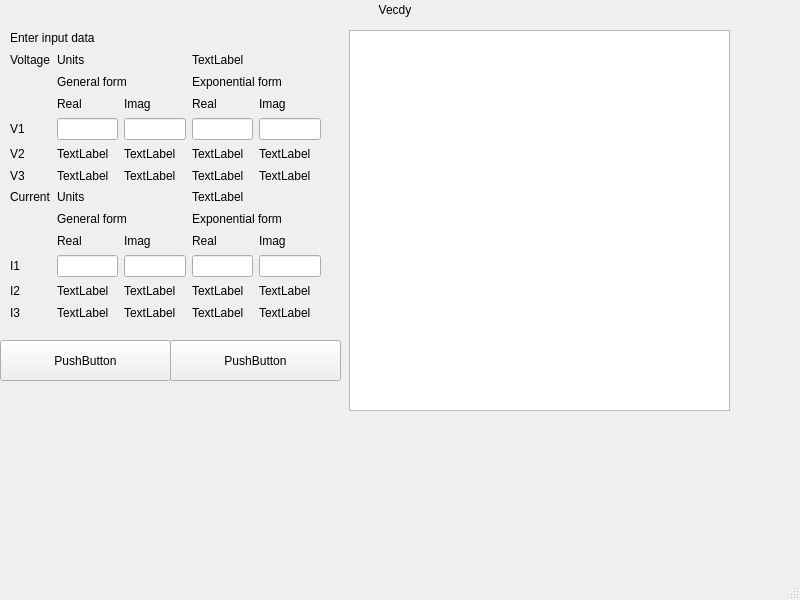
<?xml version="1.0" encoding="UTF-8"?>
<ui version="4.0">
 <class>MainWindow</class>
 <widget class="QMainWindow" name="MainWindow">
  <property name="geometry">
   <rect>
    <x>0</x>
    <y>0</y>
    <width>800</width>
    <height>600</height>
   </rect>
  </property>
  <property name="windowTitle">
   <string>MainWindow</string>
  </property>
  <widget class="QWidget" name="centralwidget">
   <widget class="QLabel" name="VecdyLabel">
    <property name="geometry">
     <rect>
      <x>340</x>
      <y>0</y>
      <width>110</width>
      <height>20</height>
     </rect>
    </property>
    <property name="text">
     <string>Vecdy</string>
    </property>
    <property name="alignment">
     <set>Qt::AlignCenter</set>
    </property>
   </widget>
   <widget class="QWidget" name="gridLayoutWidget">
    <property name="geometry">
     <rect>
      <x>10</x>
      <y>30</y>
      <width>311</width>
      <height>291</height>
     </rect>
    </property>
    <layout class="QGridLayout" name="gridLayout">
     <item row="3" column="2">
      <widget class="QLabel" name="ImagVoltageGenLabel">
       <property name="text">
        <string>Imag</string>
       </property>
      </widget>
     </item>
     <item row="9" column="3">
      <widget class="QLabel" name="RealCurrentExpLabel">
       <property name="text">
        <string>Real</string>
       </property>
      </widget>
     </item>
     <item row="4" column="0">
      <widget class="QLabel" name="V1Label">
       <property name="text">
        <string>V1</string>
       </property>
      </widget>
     </item>
     <item row="8" column="3" colspan="2">
      <widget class="QLabel" name="ExpCurrentLabel">
       <property name="text">
        <string>Exponential form</string>
       </property>
      </widget>
     </item>
     <item row="7" column="0">
      <widget class="QLabel" name="CurrentLabel">
       <property name="text">
        <string>Current</string>
       </property>
      </widget>
     </item>
     <item row="11" column="3">
      <widget class="QLabel" name="I2CurrentExpReal">
       <property name="text">
        <string>TextLabel</string>
       </property>
      </widget>
     </item>
     <item row="3" column="3">
      <widget class="QLabel" name="RealVoltageExpLabel">
       <property name="text">
        <string>Real</string>
       </property>
      </widget>
     </item>
     <item row="5" column="1">
      <widget class="QLabel" name="V2VoltageGenReal">
       <property name="text">
        <string>TextLabel</string>
       </property>
      </widget>
     </item>
     <item row="12" column="0">
      <widget class="QLabel" name="I3Label">
       <property name="text">
        <string>I3</string>
       </property>
      </widget>
     </item>
     <item row="11" column="0">
      <widget class="QLabel" name="I2Label">
       <property name="text">
        <string>I2</string>
       </property>
      </widget>
     </item>
     <item row="6" column="2">
      <widget class="QLabel" name="V3VoltageGenImag">
       <property name="text">
        <string>TextLabel</string>
       </property>
      </widget>
     </item>
     <item row="3" column="1">
      <widget class="QLabel" name="RealVoltageGenLabel">
       <property name="text">
        <string>Real</string>
       </property>
      </widget>
     </item>
     <item row="1" column="1" colspan="2">
      <widget class="QLabel" name="UnitsVoltageLabel">
       <property name="text">
        <string>Units</string>
       </property>
      </widget>
     </item>
     <item row="5" column="0">
      <widget class="QLabel" name="V2Label">
       <property name="text">
        <string>V2</string>
       </property>
      </widget>
     </item>
     <item row="0" column="0" colspan="5">
      <widget class="QLabel" name="EnterInputDataLabel">
       <property name="text">
        <string>Enter input data</string>
       </property>
      </widget>
     </item>
     <item row="2" column="3" colspan="2">
      <widget class="QLabel" name="ExpVoltagelabel">
       <property name="text">
        <string>Exponential form</string>
       </property>
      </widget>
     </item>
     <item row="7" column="3" colspan="2">
      <widget class="QLabel" name="UnitsCurrent">
       <property name="text">
        <string>TextLabel</string>
       </property>
      </widget>
     </item>
     <item row="9" column="1">
      <widget class="QLabel" name="RealCurrentGenLabel">
       <property name="text">
        <string>Real</string>
       </property>
      </widget>
     </item>
     <item row="12" column="1">
      <widget class="QLabel" name="I3CurrentGenReal">
       <property name="text">
        <string>TextLabel</string>
       </property>
      </widget>
     </item>
     <item row="2" column="1" colspan="2">
      <widget class="QLabel" name="GenVoltageLabel">
       <property name="text">
        <string>General form</string>
       </property>
      </widget>
     </item>
     <item row="5" column="4">
      <widget class="QLabel" name="V2VoltageExpImag">
       <property name="text">
        <string>TextLabel</string>
       </property>
      </widget>
     </item>
     <item row="12" column="2">
      <widget class="QLabel" name="I3CurrentGenImag">
       <property name="text">
        <string>TextLabel</string>
       </property>
      </widget>
     </item>
     <item row="12" column="3">
      <widget class="QLabel" name="I3CurrentExpReal">
       <property name="text">
        <string>TextLabel</string>
       </property>
      </widget>
     </item>
     <item row="6" column="0">
      <widget class="QLabel" name="V3Label">
       <property name="text">
        <string>V3</string>
       </property>
      </widget>
     </item>
     <item row="5" column="3">
      <widget class="QLabel" name="V2VoltageExpReal">
       <property name="text">
        <string>TextLabel</string>
       </property>
      </widget>
     </item>
     <item row="9" column="2">
      <widget class="QLabel" name="ImagCurrentGenLabel">
       <property name="text">
        <string>Imag</string>
       </property>
      </widget>
     </item>
     <item row="6" column="3">
      <widget class="QLabel" name="V3VoltageExpReal">
       <property name="text">
        <string>TextLabel</string>
       </property>
      </widget>
     </item>
     <item row="11" column="4">
      <widget class="QLabel" name="I2CurrentExpImag">
       <property name="text">
        <string>TextLabel</string>
       </property>
      </widget>
     </item>
     <item row="12" column="4">
      <widget class="QLabel" name="I3CurrentExpImag">
       <property name="text">
        <string>TextLabel</string>
       </property>
      </widget>
     </item>
     <item row="10" column="0">
      <widget class="QLabel" name="I1Label">
       <property name="text">
        <string>I1</string>
       </property>
      </widget>
     </item>
     <item row="11" column="2">
      <widget class="QLabel" name="I2CurrentGenImag">
       <property name="text">
        <string>TextLabel</string>
       </property>
      </widget>
     </item>
     <item row="6" column="4">
      <widget class="QLabel" name="V3VoltageExpImag">
       <property name="text">
        <string>TextLabel</string>
       </property>
      </widget>
     </item>
     <item row="11" column="1">
      <widget class="QLabel" name="I2CurrentGenReal">
       <property name="text">
        <string>TextLabel</string>
       </property>
      </widget>
     </item>
     <item row="9" column="4">
      <widget class="QLabel" name="ImagCurrentExpLabel">
       <property name="text">
        <string>Imag</string>
       </property>
      </widget>
     </item>
     <item row="8" column="1" colspan="2">
      <widget class="QLabel" name="GenCurrentLabel">
       <property name="text">
        <string>General form</string>
       </property>
      </widget>
     </item>
     <item row="6" column="1">
      <widget class="QLabel" name="V3VoltageGenReal">
       <property name="text">
        <string>TextLabel</string>
       </property>
      </widget>
     </item>
     <item row="3" column="4">
      <widget class="QLabel" name="ImagVoltageExpLabel">
       <property name="text">
        <string>Imag</string>
       </property>
      </widget>
     </item>
     <item row="5" column="2">
      <widget class="QLabel" name="V2VoltageGenImag">
       <property name="text">
        <string>TextLabel</string>
       </property>
      </widget>
     </item>
     <item row="1" column="3" colspan="2">
      <widget class="QLabel" name="UnitsVoltage">
       <property name="text">
        <string>TextLabel</string>
       </property>
      </widget>
     </item>
     <item row="7" column="1" colspan="2">
      <widget class="QLabel" name="CurrentUnits">
       <property name="text">
        <string>Units</string>
       </property>
      </widget>
     </item>
     <item row="1" column="0">
      <widget class="QLabel" name="VoltageLabel">
       <property name="text">
        <string>Voltage</string>
       </property>
      </widget>
     </item>
     <item row="4" column="1">
      <widget class="QLineEdit" name="V1VoltageGenReal"/>
     </item>
     <item row="4" column="2">
      <widget class="QLineEdit" name="V1VoltageGenImag"/>
     </item>
     <item row="4" column="3">
      <widget class="QLineEdit" name="V1VoltageExpReal"/>
     </item>
     <item row="4" column="4">
      <widget class="QLineEdit" name="V1VoltageExpImag"/>
     </item>
     <item row="10" column="1">
      <widget class="QLineEdit" name="I1CurrentGenReal"/>
     </item>
     <item row="10" column="2">
      <widget class="QLineEdit" name="I1CurrentGenImag"/>
     </item>
     <item row="10" column="3">
      <widget class="QLineEdit" name="I1CurrentExpReal"/>
     </item>
     <item row="10" column="4">
      <widget class="QLineEdit" name="I1CurrentExpImag"/>
     </item>
    </layout>
   </widget>
   <widget class="QPushButton" name="ConfirmButton">
    <property name="geometry">
     <rect>
      <x>170</x>
      <y>340</y>
      <width>171</width>
      <height>41</height>
     </rect>
    </property>
    <property name="text">
     <string>PushButton</string>
    </property>
   </widget>
   <widget class="DiagramView" name="graphicsView">
    <property name="geometry">
     <rect>
      <x>349</x>
      <y>30</y>
      <width>381</width>
      <height>381</height>
     </rect>
    </property>
   </widget>
   <widget class="QPushButton" name="ClearButton">
    <property name="geometry">
     <rect>
      <x>0</x>
      <y>340</y>
      <width>171</width>
      <height>41</height>
     </rect>
    </property>
    <property name="text">
     <string>PushButton</string>
    </property>
   </widget>
  </widget>
  <widget class="QMenuBar" name="menubar">
   <property name="geometry">
    <rect>
     <x>0</x>
     <y>0</y>
     <width>800</width>
     <height>17</height>
    </rect>
   </property>
  </widget>
  <widget class="QStatusBar" name="statusbar"/>
 </widget>
 <customwidgets>
  <customwidget>
   <class>DiagramView</class>
   <extends>QGraphicsView</extends>
   <header>view/diagramview.h</header>
  </customwidget>
 </customwidgets>
 <resources/>
 <connections/>
</ui>
